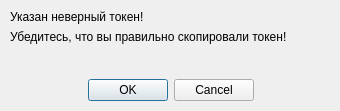
<?xml version="1.0" encoding="UTF-8"?>
<ui version="4.0">
 <class>Dialog</class>
 <widget class="QDialog" name="Dialog">
  <property name="geometry">
   <rect>
    <x>0</x>
    <y>0</y>
    <width>340</width>
    <height>111</height>
   </rect>
  </property>
  <property name="windowTitle">
   <string>Dialog</string>
  </property>
  <widget class="QWidget" name="verticalLayoutWidget">
   <property name="geometry">
    <rect>
     <x>10</x>
     <y>10</y>
     <width>321</width>
     <height>91</height>
    </rect>
   </property>
   <layout class="QVBoxLayout" name="verticalLayout">
    <item>
     <layout class="QVBoxLayout" name="verticalLayout_2">
      <item>
       <widget class="QLabel" name="label">
        <property name="text">
         <string>Указан неверный токен!</string>
        </property>
       </widget>
      </item>
      <item>
       <widget class="QLabel" name="label_2">
        <property name="text">
         <string>Убедитесь, что вы правильно скопировали токен!</string>
        </property>
       </widget>
      </item>
      <item>
       <spacer name="verticalSpacer">
        <property name="orientation">
         <enum>Qt::Vertical</enum>
        </property>
        <property name="sizeHint" stdset="0">
         <size>
          <width>20</width>
          <height>40</height>
         </size>
        </property>
       </spacer>
      </item>
      <item>
       <layout class="QHBoxLayout" name="horizontalLayout">
        <item>
         <spacer name="horizontalSpacer_2">
          <property name="orientation">
           <enum>Qt::Horizontal</enum>
          </property>
          <property name="sizeHint" stdset="0">
           <size>
            <width>40</width>
            <height>20</height>
           </size>
          </property>
         </spacer>
        </item>
        <item>
         <widget class="QDialogButtonBox" name="buttonBox">
          <property name="orientation">
           <enum>Qt::Horizontal</enum>
          </property>
          <property name="standardButtons">
           <set>QDialogButtonBox::Cancel|QDialogButtonBox::Ok</set>
          </property>
         </widget>
        </item>
        <item>
         <spacer name="horizontalSpacer">
          <property name="orientation">
           <enum>Qt::Horizontal</enum>
          </property>
          <property name="sizeHint" stdset="0">
           <size>
            <width>40</width>
            <height>20</height>
           </size>
          </property>
         </spacer>
        </item>
       </layout>
      </item>
     </layout>
    </item>
   </layout>
  </widget>
 </widget>
 <resources/>
 <connections>
  <connection>
   <sender>buttonBox</sender>
   <signal>accepted()</signal>
   <receiver>Dialog</receiver>
   <slot>accept()</slot>
   <hints>
    <hint type="sourcelabel">
     <x>248</x>
     <y>254</y>
    </hint>
    <hint type="destinationlabel">
     <x>157</x>
     <y>274</y>
    </hint>
   </hints>
  </connection>
  <connection>
   <sender>buttonBox</sender>
   <signal>rejected()</signal>
   <receiver>Dialog</receiver>
   <slot>reject()</slot>
   <hints>
    <hint type="sourcelabel">
     <x>316</x>
     <y>260</y>
    </hint>
    <hint type="destinationlabel">
     <x>286</x>
     <y>274</y>
    </hint>
   </hints>
  </connection>
 </connections>
</ui>
